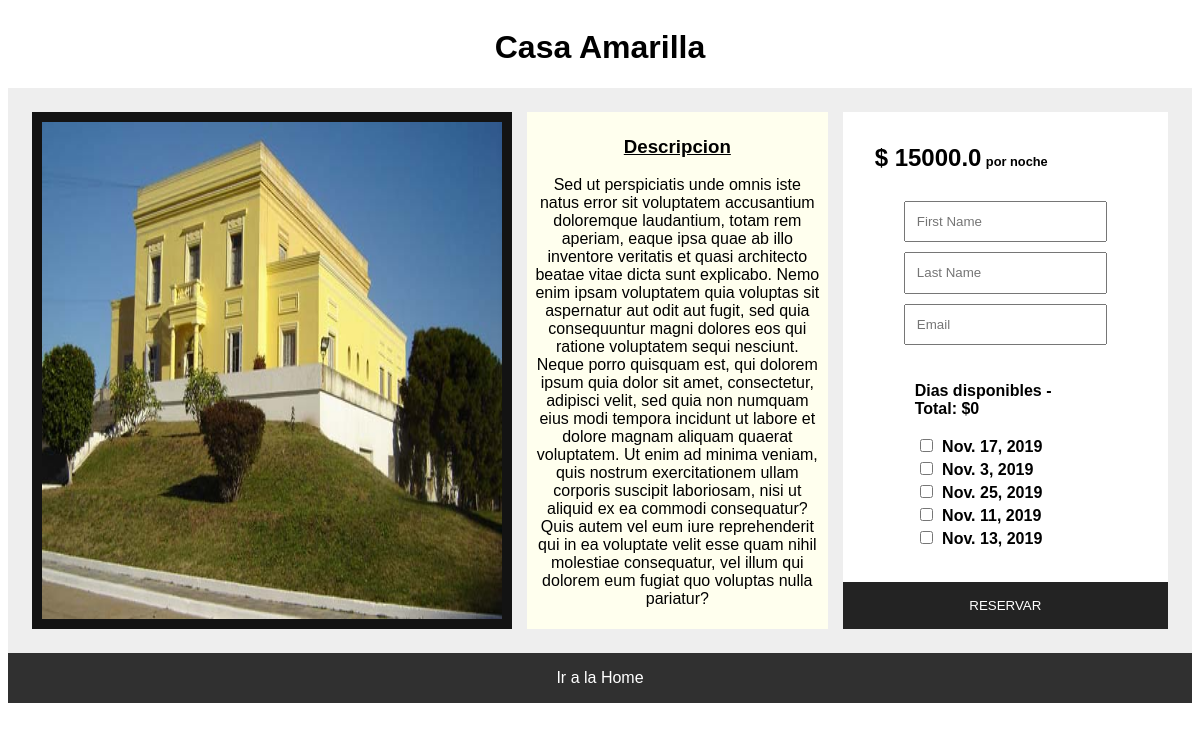
The page /ownerships/4 on the database as committed earlier.
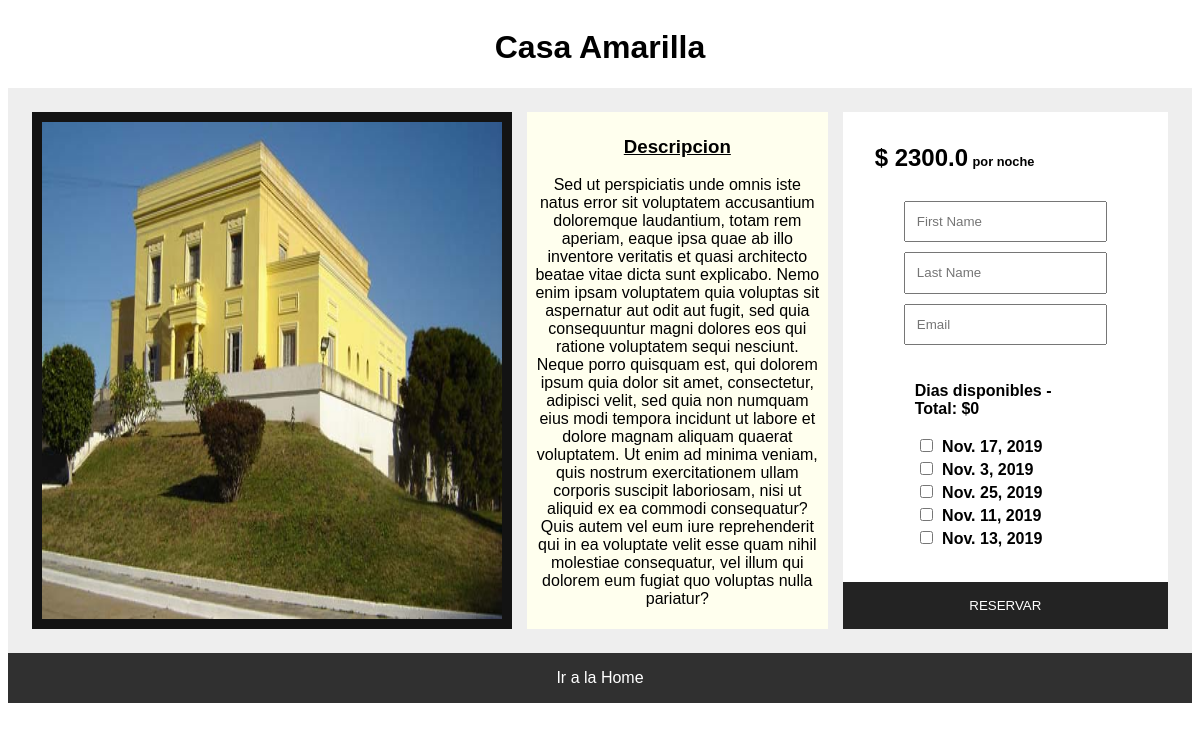
The same page on the database as committed later.
### hotel/models.py (models this page shows)
class Ownership(models.Model):
    amount_pax = models.IntegerField(default=1)
    title = models.CharField(max_length=60, default='Undefined Title')
    city = models.ForeignKey(City, on_delete=models.CASCADE)
    cover = models.ImageField(blank=False, null=False, upload_to='static/images/', default='')
    rate = models.FloatField(default=0)
    host = models.ForeignKey(Host,on_delete=models.CASCADE, null=True)
    description = models.TextField(max_length=3000, default="", null=True)
    def __str__(self):
        return "\nCity: \t %s" % self.city

### hotel/views.py (the view)
# urls.py: path('ownerships/<int:ownership_id>', ownership_details, name="ownership_details"),
def ownership_details(request, ownership_id, message=None):
    ownership = get_object_or_404(Ownership, pk=ownership_id)
    rental_dates = RentalDate.objects.filter(ownership_id=ownership_id, booked=None);
    print(rental_dates)
    context = {
        'ownership': ownership,
        'rental_dates': rental_dates,
        'message': message
    }
    return render(request, 'hotel/ownership_details.html', context)

### hotel/models.py (called while the page is built)
    def __str__(self):
        return str(self.name)

    def __str__(self):
        return "\nDate:  %s , \nBooked: \t %s \nOwnership: \t %s" % (self.date, self.booked, self.ownership)

### templates/hotel/ownership_details.html (shortened to what this page needs)
<!doctype html>
{% load static from staticfiles %}
<html lang="en">
<head>
    <link rel="stylesheet" href="{%  static 'css/style.css' %}">
    <link rel="stylesheet" href="{% static 'css/ownership-details.css' %}">
</head>
<body>
    <main class="main">
        <h1 style="text-align: center;">{{ ownership.title }}</h1>
        <div class="ownership-details-body">
            <div class="ownership-details-image">
                <img src="/{{ownership.cover}}" alt="{{ownership.title}}">
            </div>
            <div class="ownership-details-description">
                <h3 style="text-decoration:underline">Descripcion</h3>
                <p>
                    {{ownership.description}}
                </p>
            </div>
            <div class="ownership-details-book">
                <div class="book-rate-info">
                    <div class="book-rate">$ <span id="rate">{{ ownership.rate }}</span></div>
                    <div class="book-inline-text">por noche</div>
                    {% if rental_dates %}
                    <form name="bookForm" class="book-form" action="/hotel/book" method="POST" autocomplete="off">
                        <input type="text" name="name" placeholder="First Name" required>
                        <input type="text" name="lastname" placeholder="Last Name" required>
                        <input type="email" name="email" placeholder="Email" required>
                        <div class="book-dates">
                            <p>Dias disponibles - Total: $<span id="total">0</span> </p>
                            {% for date in rental_dates %}
                            <div class="input-date">
                                <input type="checkbox" onchange='handleChange(this);' name="date[]"
                                    value="{{ date.id }}"> {{ date.date }}
                            </div>
                            {% endfor %}
                        </div>
                        <button id="btn-book" class="btn-book btn-accent btn-block" type="submit"
                            disabled="disabled">Reservar</button>
                    </form>
                    {% else %}
                    <h2 style="position:relative;top:30px" class="alert message-warning">No hay dias disponibles...</h2>
                    {% endif %}
                </div>
            </div>
        </div>
        <a href="/" class="btn-back btn-default">Ir a la Home</a>
    </main>
</body>
</html>

Rows that differ between the two databases and show on the page:
changed Ownership "Casa Amarilla": rate "15000.0" → "2300.0"
